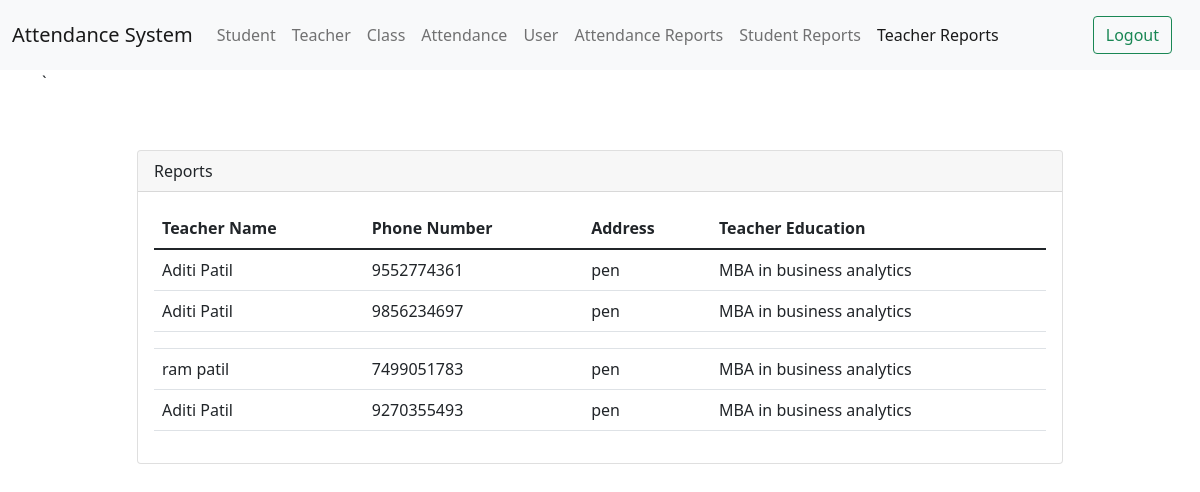
Before: /teacher_reports with the older database file.
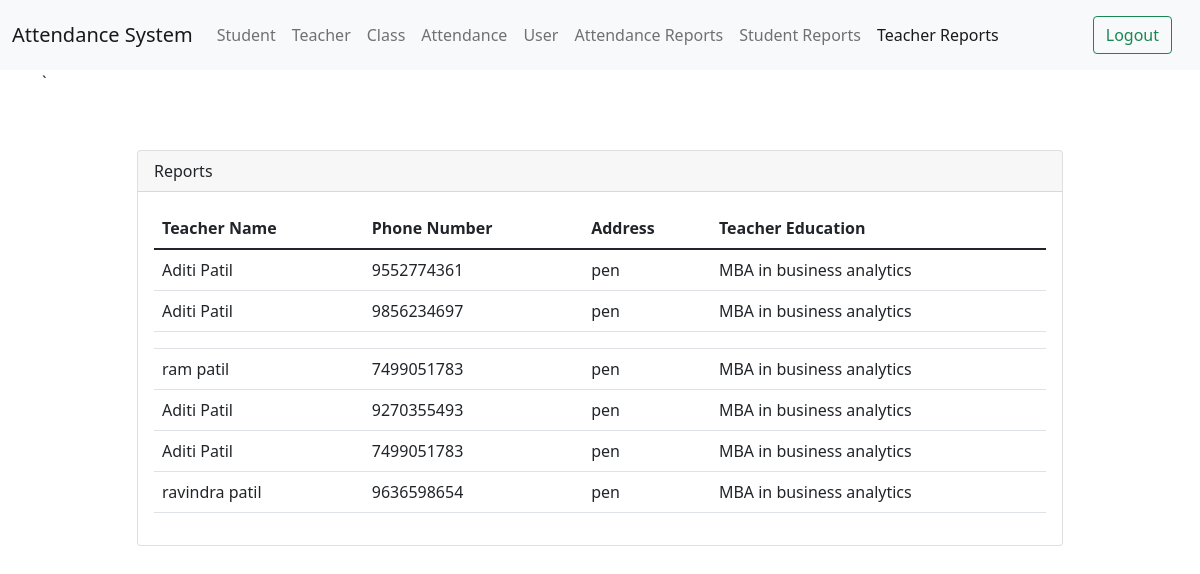
After: the same page with the newer database file.
### tables this page shows
CREATE TABLE TEACHER(
   TEACHER_NAME            CHAR(50),
   PHONE_NUMBER             CHAR(50),
   ADDRESS        CHAR(50),
   TEACHER_EDUCATION         CHAR(50)
);

### main.py (the view)
@app.route('/teacher_reports')
def teacher_reports():
   from database.teacher import view_teacher
   teacher_dict=view_teacher()
   print(teacher_dict)
   return render_template("teacher_reports.html",teacher_dict=teacher_dict)

### database/teacher.py (called while the page is built)
def view_teacher():
        print("conecting to database")
        conn = sqlite3.connect('attendance_system_DB.db')
        cursor = conn.cursor()
        df = pandas.read_sql("select * from teacher", con=conn)
        print(df)
        conn.close()
        return df.to_dict("records")

### templates/teacher_reports.html (shortened to what this page needs)
<!DOCTYPE html>
<html lang="en">
<head>
    <link href="https://cdn.jsdelivr.net/npm/bootstrap@5.1.3/dist/css/bootstrap.min.css" rel="stylesheet">
</head>
<body>
<nav class="navbar navbar-expand-lg navbar-light bg-light">
  <div class="container-fluid">
    <a class="navbar-brand" href="#">Attendance System</a>
    <div class="collapse navbar-collapse" id="navbarSupportedContent">
      <ul class="navbar-nav me-auto mb-2 mb-lg-0">
        <li class="nav-item">
          <a class="nav-link" aria-current="page" href="/add_student">Student</a>
        </li>
        <li class="nav-item">
          <a class="nav-link" href="/add_teacher">Teacher</a>
        </li>
          <li class="nav-item">
          <a class="nav-link" href="/add_class">Class</a>
        </li>
          <li class="nav-item">
          <a class="nav-link" href="/attendance_sheet">Attendance</a>
        </li>
        <li class="nav-item">
          <a class="nav-link" href="/add_user">User</a>
        </li>
          <li class="nav-item">
          <a class="nav-link" href="/reports">Attendance Reports</a>
        </li>
        <li class="nav-item">
          <a class="nav-link" href="/student_reports">Student Reports</a>
        </li>
        <li class="nav-item">
          <a class="nav-link active" href="/teacher_reports">Teacher Reports</a>
        </li>
      </ul>
      <a class="nav-link" href="/"><button class="btn btn-outline-success" type="submit">Logout</button></a>
    </div>
  </div>
</nav>
<div class="container">
  <div class="row">
    <div class="col">
`
    </div>
    <div class="col-10">
      <div class="card" style="margin-top:80px" >
  <div class="card-header">
    Reports
  </div>
  <div class="card-body">
    <table class="table">
  <thead>
    <tr>
      <th scope="col">Teacher Name</th>
      <th scope="col">Phone Number</th>
      <th scope="col">Address</th>
      <th scope="col">Teacher Education</th>
    </tr>
  </thead>
  <tbody>
   {% for attendance in teacher_dict %}
   <tr>
     <td>{{ attendance.TEACHER_NAME}}</td>
     <td>{{ attendance.PHONE_NUMBER}}</td>
     <td>{{ attendance.ADDRESS}}</td>
     <td>{{ attendance.TEACHER_EDUCATION}}</td>
   </tr>
  {% endfor %}
  </tbody>
</table>
   </div>
</div>
    </div>
    <div class="col">
    </div>
  </div>
</div>
</body>
</html>

Changed rows visible on the page:
added TEACHER: TEACHER_NAME "Aditi Patil", PHONE_NUMBER "7499051783", ADDRESS "pen", TEACHER_EDUCATION "MBA in business analytics"
added TEACHER: TEACHER_NAME "ravindra patil", PHONE_NUMBER "9636598654", ADDRESS "pen", TEACHER_EDUCATION "MBA in business analytics"
